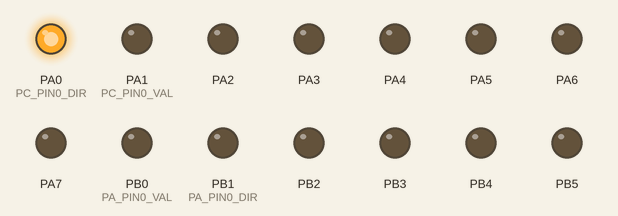
A program run on a simulated ATmega32, built with avr-gcc and emulated at 1 MHz. Shown: output pins drawn as LEDs (lit = HIGH).

Above: at 0.19 s.
At 0.97 s:
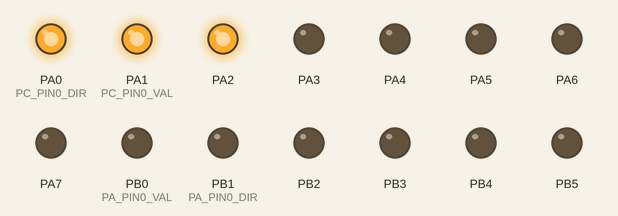
At 1.75 s:
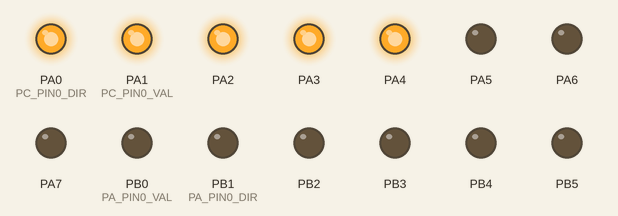
At 3.71 s:
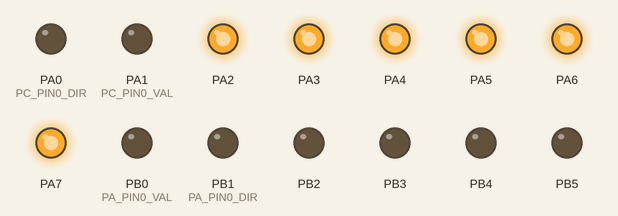
At 5.66 s:
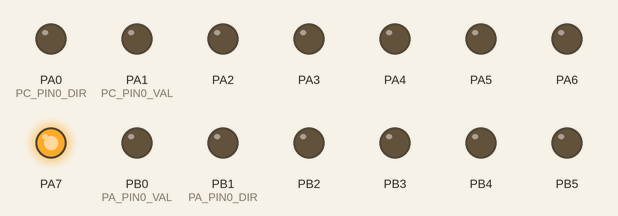
At 7.61 s:
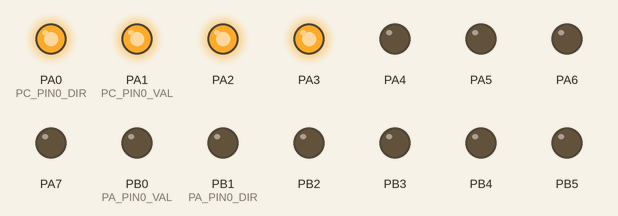
Timing chart, 0 to 8.1 s (numbered marks = the images above):
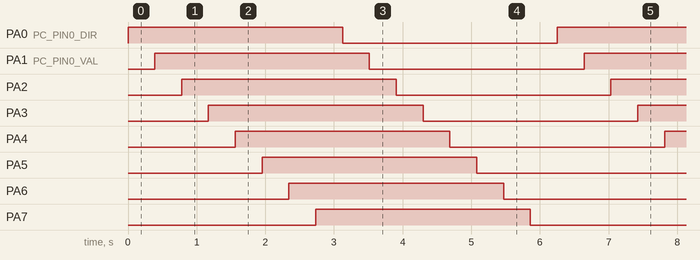

The program:

main.c
```c
/*
 * main.c
 *
 *  Created on: Jul 20, 2023
 *      Author: Marina
 */
#include <util/delay.h>

#include "../LIB/ErrorState.h"
#include "../LIB/STDTYPE.h"
#include "../MCAL/DIO_int.h"


// snake effect
int main (void)
{
	u8 i,j;
	DIO_enuInit();
	while(1){
	for(i=0;i<=7;i++){
		DIO_enuSetPinValue(DIO_u8PORTA,i,DIO_u8HIGH);
		_delay_ms(300);
	}
	for(j=0;j<=7;j++)
	{
		DIO_enuSetPinValue(DIO_u8PORTA,j,DIO_u8LOW);
		_delay_ms(300);
	}
	}
	return 0;

}

// to display 0:9 on 7segment
/* int main (void){

	 u8 count;
	 u8 segcthd[]= {0x3f,0x06,0x5b,
			        0x4f,0x66,0x6d,
				    0x7d,0x07,0x7f,
	                0x6f};
	DIO_enuInit();

 while(1){

	 for(count=0 ; count<=9;count++)
	 {
	 DIO_enuSetPortValue(DIO_u8DIO_u8PORTA,segcthd[count]);
	 _delay_ms(200);
	 }
 }

	return 0;
}

// to display 0:9 on 7segment
int main (void){

	 u8 i,j;
	 u8 segcthd[]= {0x3f,0x06,0x5b,
				    0x4f,0x66,0x6d,
			    	0x7d,0x07,0x7f,
			    	0x6f};
	DIO_enuInit();
		 while(1){
            for(i=0;i<10;i++){
    	      DIO_enuSetPortValue(DIO_u8DIO_u8PORTB,segcthd[i]);
        	for(j=0;j<10;j++){
             DIO_enuSetPortValue(DIO_u8DIO_u8PORTA,segcthd[j]);
        	  _delay_ms(300);
    	}
    }
			 }
			 return 0;
 }
*/
```

ErrorState.h
```c
#ifndef ERRORSTATE_H_
#define ERRORSTATE_H_

typedef enum
{
	ES_NOK,
	ES_OK,
	ES_NULL_POINTER,
	ES_OUT_OF_RANGE

}ES_t;


#endif /* ERRORSTATE_H_ */
```

STDTYPE.h
```c
   #ifndef STDTYPE_H_
   #define STDTYPE_H_

 	typedef unsigned char u8;
	typedef unsigned short int u16;
	typedef unsigned int u32;
	typedef signed char s8;
	typedef signed short int s16;
	typedef signed int s32;
	typedef float f32;
	typedef double f64;

#define NULL (void*)0

#endif
```

DIO_config.h
```c
/*
 * DIO_config.h
 *
 *  Created on: Jul 20, 2023
 *      Author: Admin
 */

#ifndef DIO_CONFIG_H_
#define DIO_CONFIG_H_

#define PA_PIN0_DIR OUTPUT
#define PA_PIN1_DIR OUTPUT
#define PA_PIN2_DIR OUTPUT
#define PA_PIN3_DIR OUTPUT
#define PA_PIN4_DIR OUTPUT
#define PA_PIN5_DIR OUTPUT
#define PA_PIN6_DIR OUTPUT
#define PA_PIN7_DIR OUTPUT

#define PB_PIN0_DIR OUTPUT
#define PB_PIN1_DIR OUTPUT
#define PB_PIN2_DIR OUTPUT
#define PB_PIN3_DIR OUTPUT
#define PB_PIN4_DIR OUTPUT
#define PB_PIN5_DIR OUTPUT
#define PB_PIN6_DIR OUTPUT
#define PB_PIN7_DIR OUTPUT

#define PC_PIN0_DIR INPUT
#define PC_PIN1_DIR OUTPUT
#define PC_PIN2_DIR INPUT
#define PC_PIN3_DIR OUTPUT
#define PC_PIN4_DIR INPUT
#define PC_PIN5_DIR INPUT
#define PC_PIN6_DIR OUTPUT
#define PC_PIN7_DIR INPUT

#define PD_PIN0_DIR INPUT
#define PD_PIN1_DIR OUTPUT
#define PD_PIN2_DIR INPUT
#define PD_PIN3_DIR OUTPUT
#define PD_PIN4_DIR INPUT
#define PD_PIN5_DIR INPUT
#define PD_PIN6_DIR OUTPUT
#define PD_PIN7_DIR INPUT

#define PA_PIN0_VAL LOW
#define PA_PIN1_VAL LOW
#define PA_PIN2_VAL LOW
#define PA_PIN3_VAL LOW
#define PA_PIN4_VAL LOW
#define PA_PIN5_VAL LOW
#define PA_PIN6_VAL LOW
#define PA_PIN7_VAL LOW

#define PB_PIN0_VAL LOW
#define PB_PIN1_VAL LOW
#define PB_PIN2_VAL LOW
#define PB_PIN3_VAL LOW
#define PB_PIN4_VAL LOW
#define PB_PIN5_VAL LOW
#define PB_PIN6_VAL LOW
#define PB_PIN7_VAL LOW

#define PC_PIN0_VAL HIGH
#define PC_PIN1_VAL LOW
#define PC_PIN2_VAL FLOAT
#define PC_PIN3_VAL PULL_UP
#define PC_PIN4_VAL HIGH
#define PC_PIN5_VAL LOW
#define PC_PIN6_VAL FLOAT
#define PC_PIN7_VAL PULL_UP

#define PD_PIN0_VAL HIGH
#define PD_PIN1_VAL LOW
#define PD_PIN2_VAL FLOAT
#define PD_PIN3_VAL PULL_UP
#define PD_PIN4_VAL HIGH
#define PD_PIN5_VAL LOW
#define PD_PIN6_VAL FLOAT
#define PD_PIN7_VAL PULL_UP

#endif /* DIO_CONFIG_H_ */
```

DIO_int.h
```c
/*
 * DIO_int.h
 *
 *  Created on: Jul 20, 2023
 *      Author: Admin
 */

#ifndef DIO_INT_H_
#define DIO_INT_H_
//#include "ErorrState.h"


#define DIO_u8INPUT 0
#define DIO_u8OUTPUT 1

#define DIO_u8LOW 0
#define DIO_u8HIGH 1

#define DIO_u8FLOAT 0
#define DIO_u8PULL_UP 1

#define DIO_u8PORTA 0
#define DIO_u8PORTB 1
#define DIO_u8PORTC 2
#define DIO_u8PORTD 3


#define DIO_u8PIN0 0
#define DIO_u8PIN1 1
#define DIO_u8PIN2 2
#define DIO_u8PIN3 3
#define DIO_u8PIN4 4
#define DIO_u8PIN5 5
#define DIO_u8PIN6 6
#define DIO_u8PIN7 7

ES_t DIO_enuInit(void);
ES_t DIO_enuSetPortDirection(u8 Copy_u8PortID , u8 Copy_u8Value );
ES_t DIO_enuSetPortValue(u8 Copy_u8PortID , u8 Copy_u8Value );
ES_t DIO_enuTogPort(u8 Copy_u8PortID );
ES_t DIO_enuGetPortValue(u8 Copy_u8PortID , u8* Copy_Pu8Value );
ES_t DIO_enuSetPinDirection(u8 Copy_u8PortID ,u8 Copy_u8PinID, u8 Copy_u8Value );
ES_t DIO_enuSetPinValue(u8 Copy_u8PortID ,u8 Copy_u8PinID, u8 Copy_u8Value );
ES_t DIO_enuTogPin(u8 Copy_u8PortIDu8 ,u8 Copy_u8PinID );
ES_t DIO_enuGetPinValue(u8 Copy_u8PortID ,u8 Copy_u8PinID, u8* Copy_Pu8Value );

#endif /* DIO_INT_H_ */
```

DIO_priv.h
```c
/*
 * DIO_priv.h
 *
 *  Created on: Jul 20, 2023
 *      Author: Admin
 */

#ifndef DIO_PRIV_H_
#define DIO_PRIV_H_

#define DIO_MASK_BIT 1

#define INPUT 0
#define OUTPUT 1

#define LOW 0
#define HIGH 1
#define FLOAT 0
#define PULL_UP 1

#define DIO_PORTA 0
#define DIO_PORTB 1
#define DIO_PORTC 2
#define DIO_PORTD 3

#define DIO_PIN0 0
#define DIO_PIN1 1
#define DIO_PIN2 2
#define DIO_PIN3 3
#define DIO_PIN4 4
#define DIO_PIN5 5
#define DIO_PIN6 6
#define DIO_PIN7 7

#define DDRA *((u8*)0x3A)
#define PORTA *((u8*)0x3B)
#define PINA *((volatile u8*)0x39)

#define DDRB *((u8*)0x37)
#define PORTB *((u8*)0x38)
#define PINB *((volatile u8*)0x36)

#define PORTC *((u8*)0x35)
#define DDRC *((u8*)0x34)
#define PINC *((volatile u8*)0x33)

#define PORTD *((u8*)0x32)
#define DDRD *((u8*)0x31)
#define PIND *((volatile u8*)0x30)

#define CONC_HELP(b7,b6,b5,b4,b3,b2,b1,b0)  0b##b7##b6##b5##b4##b3##b2##b1##b0
#define CONC(b7,b6,b5,b4,b3,b2,b1,b0)  CONC_HELP(b7,b6,b5,b4,b3,b2,b1,b0)


#endif /* DIO_PRIV_H_ */
```

DIO_prog.c
```c
/*
 * DIO_prog.c
 *
 *  Created on: Jul 20, 2023
 *      Author: Marina
 */
#include "../LIB/ErrorState.h"
#include "../LIB/STDTYPE.h"
#include "DIO_priv.h"
#include "DIO_config.h"

ES_t DIO_enuInit(void)
{
	ES_t Local_enuErrorstate= ES_NOK;

	DDRA = CONC(PA_PIN7_DIR,PA_PIN6_DIR,PA_PIN5_DIR,PA_PIN4_DIR,PA_PIN3_DIR,PA_PIN2_DIR,PA_PIN1_DIR,PA_PIN0_DIR);
	DDRB = CONC(PB_PIN7_DIR,PB_PIN6_DIR,PB_PIN5_DIR,PB_PIN4_DIR,PB_PIN3_DIR,PB_PIN2_DIR,PB_PIN1_DIR,PB_PIN0_DIR);
	DDRC = CONC(PC_PIN7_DIR,PC_PIN6_DIR,PC_PIN5_DIR,PC_PIN4_DIR,PC_PIN3_DIR,PC_PIN2_DIR,PC_PIN1_DIR,PC_PIN0_DIR);
	DDRD = CONC(PD_PIN7_DIR,PD_PIN6_DIR,PD_PIN5_DIR,PD_PIN4_DIR,PD_PIN3_DIR,PD_PIN2_DIR,PD_PIN1_DIR,PD_PIN0_DIR);

	PORTA = CONC(PA_PIN7_VAL,PA_PIN6_VAL,PA_PIN5_VAL,PA_PIN4_VAL,PA_PIN3_VAL,PA_PIN2_VAL,PA_PIN1_VAL,PA_PIN0_VAL);
	PORTB = CONC(PB_PIN7_VAL,PB_PIN6_VAL,PB_PIN5_VAL,PB_PIN4_VAL,PB_PIN3_VAL,PB_PIN2_VAL,PB_PIN1_VAL,PB_PIN0_VAL);
	PORTC = CONC(PC_PIN7_VAL,PC_PIN6_VAL,PC_PIN5_VAL,PC_PIN4_VAL,PC_PIN3_VAL,PC_PIN2_VAL,PC_PIN1_VAL,PC_PIN0_VAL);
	PORTD = CONC(PD_PIN7_VAL,PD_PIN6_VAL,PD_PIN5_VAL,PD_PIN4_VAL,PD_PIN3_VAL,PD_PIN2_VAL,PD_PIN1_VAL,PD_PIN0_VAL);

	 Local_enuErrorstate = ES_OK;
	return Local_enuErrorstate;
}
ES_t DIO_enuSetPortDirection(u8 Copy_u8PortID , u8 Copy_u8Value )
{
	ES_t Local_enuErrorstate= ES_NOK ;
	if (Copy_u8PortID <= DIO_PORTD)
	{
		switch(Copy_u8PortID)
		{
		case DIO_PORTA:
			DDRA = Copy_u8Value;
			break;
		case DIO_PORTB:
			DDRB = Copy_u8Value;
			break;
		case DIO_PORTC:
			DDRC = Copy_u8Value;
			break;
		case DIO_PORTD:
			DDRD = Copy_u8Value;
			break;
		}
		 Local_enuErrorstate = ES_OK;
	}
	else
	{
		 Local_enuErrorstate = ES_OUT_OF_RANGE;
	}

	return Local_enuErrorstate;
}

ES_t DIO_enuSetPortValue(u8 Copy_u8PortID , u8 Copy_u8Value )
{
	ES_t Local_enuErrorstate = ES_NOK;

	if (Copy_u8PortID <= DIO_PORTD)
	{
		switch(Copy_u8PortID)
		{
		case DIO_PORTA:
			PORTA = Copy_u8Value;
			break;
		case DIO_PORTB:
			PORTB = Copy_u8Value;
			break;
		case DIO_PORTC:
			PORTC = Copy_u8Value;
			break;
		case DIO_PORTD:
			PORTD = Copy_u8Value;
			break;
		}
		 Local_enuErrorstate = ES_OK;
	}
	else
	{
		 Local_enuErrorstate = ES_OUT_OF_RANGE;
	}
	return Local_enuErrorstate;
}

ES_t DIO_enuTogPort(u8 Copy_u8PortID )
{
	ES_t Local_enuErrorstate = ES_NOK;

	if (Copy_u8PortID <= DIO_PORTD)
	{
		switch(Copy_u8PortID)
		{
		case DIO_PORTA:
			PORTA = ~PORTA;
			break;
		case DIO_PORTB:
			PORTB = ~PORTB;
			break;
		case DIO_PORTC:
			PORTC = ~PORTC;
			break;
		case DIO_PORTD:
			PORTD = ~PORTD;
			break;
		}
		 Local_enuErrorstate = ES_OK;
	}
	else
	{
		 Local_enuErrorstate = ES_OUT_OF_RANGE;
	}
	return Local_enuErrorstate;
}

ES_t DIO_enuGetPortValue(u8 Copy_u8PortID , u8* Copy_Pu8Value )
{
	ES_t Local_enuErrorstate = ES_NOK;
      if(Copy_Pu8Value != NULL)
      {
    	  if (Copy_u8PortID <= DIO_PORTD)
    	  {
    			switch(Copy_u8PortID)
    			{
    			case DIO_PORTA:
    				*Copy_Pu8Value = PINA;
    				break;
    			case DIO_PORTB:
    				*Copy_Pu8Value = PINB;
    				break;
    			case DIO_PORTC:
    				*Copy_Pu8Value = PINC;
    				break;
    			case DIO_PORTD:
    				*Copy_Pu8Value = PIND;
    				break;
    			}
    			 Local_enuErrorstate = ES_OK;
    	  }else
    	  {
    		  Local_enuErrorstate = ES_OUT_OF_RANGE;
    	  }
      }else
      {
    	  Local_enuErrorstate = ES_NULL_POINTER;
      }
	return Local_enuErrorstate;
}

ES_t DIO_enuSetPinDirection(u8 Copy_u8PortID ,u8 Copy_u8PinID, u8 Copy_u8Value )
{
	ES_t Local_enuErrorstate = ES_NOK;
	  if (Copy_u8PortID <= DIO_PORTD &&
			  Copy_u8PinID <=DIO_PIN7 &&
			  Copy_u8Value <= OUTPUT)
	    	  {
			switch(Copy_u8PortID)
			{
			case DIO_PORTA:
				DDRA &=~(DIO_MASK_BIT<<Copy_u8PinID);
				DDRA |=(Copy_u8Value<<Copy_u8PinID);
				break;
			case DIO_PORTB:
				DDRB &=~(DIO_MASK_BIT<<Copy_u8PinID);
				DDRB |=(Copy_u8Value<<Copy_u8PinID);
				break;
			case DIO_PORTC:
				DDRC &=~(DIO_MASK_BIT<<Copy_u8PinID);
				DDRC |=(Copy_u8Value<<Copy_u8PinID);
				break;
			case DIO_PORTD:
				DDRD &=~(DIO_MASK_BIT<<Copy_u8PinID);
				DDRD |=(Copy_u8Value<<Copy_u8PinID);
				break;
			}
			 Local_enuErrorstate = ES_OK;
	    	  }else
	    	  {
	    		  Local_enuErrorstate = ES_OUT_OF_RANGE;
	    	  }
	return Local_enuErrorstate;
}

ES_t DIO_enuSetPinValue(u8 Copy_u8PortID ,u8 Copy_u8PinID, u8 Copy_u8Value )
{
	ES_t Local_enuErrorstate = ES_NOK;
	  if (Copy_u8PortID <= DIO_PORTD &&
			  Copy_u8PinID <=DIO_PIN7 &&
			  Copy_u8Value <= OUTPUT)
	    	  {
			switch(Copy_u8PortID)
			{
			case DIO_PORTA:
				PORTA &=~(DIO_MASK_BIT<<Copy_u8PinID);
				PORTA |=(Copy_u8Value<<Copy_u8PinID);
				break;
			case DIO_PORTB:
				PORTB &=~(DIO_MASK_BIT<<Copy_u8PinID);
				PORTB |=(Copy_u8Value<<Copy_u8PinID);
				break;
			case DIO_PORTC:
				PORTC &=~(DIO_MASK_BIT<<Copy_u8PinID);
				PORTC |=(Copy_u8Value<<Copy_u8PinID);
				break;
			case DIO_PORTD:
				PORTD &=~(DIO_MASK_BIT<<Copy_u8PinID);
				PORTD |=(Copy_u8Value<<Copy_u8PinID);
				break;
			}
			 Local_enuErrorstate = ES_OK;
	    	  }else
	    	  {
	    		  Local_enuErrorstate = ES_OUT_OF_RANGE;
	    	  }
	return Local_enuErrorstate;
}

ES_t DIO_enuTogPin(u8 Copy_u8PortID ,u8 Copy_u8PinID )
{
	ES_t Local_enuErrorstate = ES_NOK;
	  if (Copy_u8PortID <= DIO_PORTD
		   &&Copy_u8PinID <=DIO_PIN7)
	  {
			switch(Copy_u8PortID)
			{
			case DIO_PORTA:
				PORTA ^=(DIO_MASK_BIT<<Copy_u8PinID);
				break;
			case DIO_PORTB:
				PORTB ^=(DIO_MASK_BIT<<Copy_u8PinID);
				break;
			case DIO_PORTC:
				PORTC ^=(DIO_MASK_BIT<<Copy_u8PinID);
				break;
			case DIO_PORTD:
				PORTD ^=(DIO_MASK_BIT<<Copy_u8PinID);
				break;
			}

		 Local_enuErrorstate = ES_OK;
	  }else
	    {
	    	Local_enuErrorstate = ES_OUT_OF_RANGE;
	     }
	return Local_enuErrorstate;
}

ES_t DIO_enuGetPinValue(u8 Copy_u8PortID ,u8 Copy_u8PinID, u8* Copy_Pu8Value )
{
	ES_t Local_enuErrorstate = ES_NOK;
    if(Copy_Pu8Value != NULL)
    {
	  if (Copy_u8PortID <= DIO_PORTD
		   &&Copy_u8PinID <=DIO_PIN7)
	  {
			switch(Copy_u8PortID)
			{
			case DIO_PORTA:
				*Copy_Pu8Value =((PINA>>Copy_u8PinID)&DIO_MASK_BIT);
				break;
			case DIO_PORTB:
				*Copy_Pu8Value =((PINB>>Copy_u8PinID)&DIO_MASK_BIT);
				break;
			case DIO_PORTC:
				*Copy_Pu8Value =((PINC>>Copy_u8PinID)&DIO_MASK_BIT);
				break;
			case DIO_PORTD:
				*Copy_Pu8Value =((PIND>>Copy_u8PinID)&DIO_MASK_BIT);
				break;
			}

		 Local_enuErrorstate = ES_OK;
	  }else
	    {
	    	Local_enuErrorstate = ES_OUT_OF_RANGE;
	     }
    }else
    {
  	  Local_enuErrorstate = ES_NULL_POINTER;
    }
	return Local_enuErrorstate;
}
```

Measured:
- by itself, PA0 (PC_PIN0_DIR), PA1 (PC_PIN0_VAL), PA2–7: alternates HIGH for 3.1 s and LOW for 3.1 s
- by itself, everything shown: repeats every 6.3 s, in 16 steps
